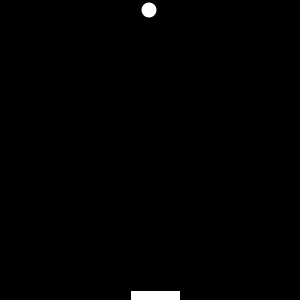
Frame 1 (no input)
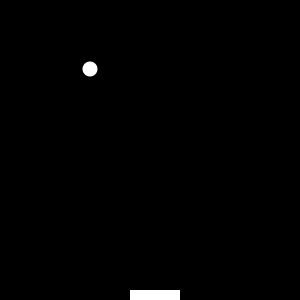
Frame 60 (the mouse pressed at the canvas centre just before this capture)
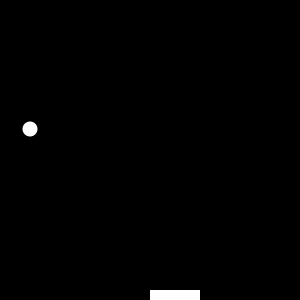
Frame 120 (the mouse held since frame 60 and released just before this capture)

The Processing sketch that drew these frames (run headless with seeded random() and noise(); from frame 60 on, the mouse is pressed at the canvas centre):

// Processing sketch: processing_83306
// ── processing_83306.pde

//Em F, CP1 Mods 4-5, Pong

Ball Baozi;
Paddle Lu;
void setup()
{
  Baozi = new Ball();
  Lu = new Paddle();
  size (300, 300);
}
void draw ()
{
  background (0);
  Lu.move();
  Lu.show();
  Baozi.move();
  Baozi.bounce();
  Baozi.show();
}
class Paddle
{
  int x;
  Paddle()
  {
    x = 130;
  }
  void move()
  {
    if (mousePressed == true)
    {
      if (mouseX < Lu.x)
      {
        x--;
        if (x <= 0)
        {
          x = 0;
        }
      }
      else if (mouseX > Lu.x)
      {
        x++;
        if (x >= 251)
        {
          x = 251;
        }
      }
    }
  }
  void show ()
  {
    fill (255);
    rect (x, 290, 50, 10);
  }
}
class Ball
{
  int x, y;
  boolean up, right, gameOver;
  Ball()
  {
    x = 150;
    y = 9;
    up = false;
    right = false;
    gameOver = false;
  }
  void move()
  {
    if (right == true)
    {
      x++;
    }
    else if (right !=true)
    {
      x--;
    }
    if (up == true)
    {
      y--;
    }
    else if (up != true)
    {
      y++;
    }
  }
  void bounce ()
  {
    if (x > 291 && get(x, y) !=color(0, 0, 0))
    {
      right = false;
    }
    if (x < 9  && get(x, y) !=color(0, 0, 0))
    {
      right = true;
    }
    if (y > 270  && get(x, y) !=color(0, 0, 0))
    {
      up = true;
    }
    if (y < 9  && get(x, y) !=color(0, 0, 0))
    {
      up = false;
    }
    if (y > 291  && get(x, y) ==color(0, 0, 0))
    {
      gameOver = true;
    }
  }
  void show()
  {
    noStroke();
    fill (255);
    ellipse (x, y, 15, 15);
    if (gameOver == true)
    {
      fill (0);
      rect (0, 0, 300, 300);
      fill (255);
      textSize (30);
      text ("GAME OVER", 70, 150);
    }
  }
}
